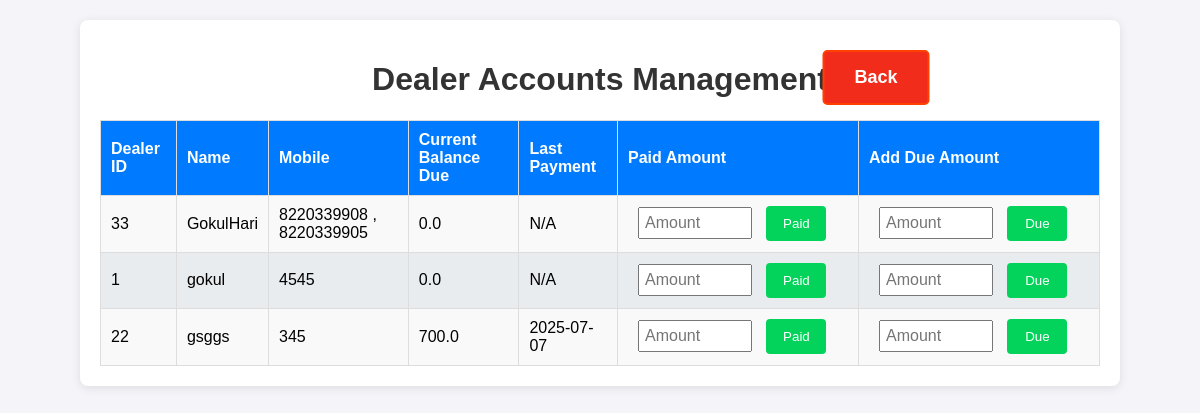
/dealer_accounts, run on the app's committed database.
### app.py (models this page shows)
class Dealer_details(db.Model):
    id = db.Column(db.Integer, primary_key=True)
    dealer_id = db.Column(db.String(100), nullable=False, unique=True)
    name = db.Column(db.String(100), nullable=False)
    mobile = db.Column(db.String(15), nullable=False)
    address = db.Column(db.String(400), nullable=True)
    aadhaar_file = db.Column(db.String(400))  # Path to Aadhaar copy
    photo_file = db.Column(db.String(400))

class DealerAccounts(db.Model):
    id = db.Column(db.Integer, primary_key=True)
    dealer_id = db.Column(db.String(100), db.ForeignKey('dealer_details.dealer_id'), nullable=False, unique=True)
    current_balance = db.Column(db.Float, default=0.0)
    last_payment_date = db.Column(db.DateTime)
    dealer = db.relationship('Dealer_details', backref='account')

### app.py (the view)
@app.route('/dealer_accounts')
def dealer_accounts():
    dealers = Dealer_details.query.outerjoin(DealerAccounts, Dealer_details.dealer_id == DealerAccounts.dealer_id).add_entity(DealerAccounts).order_by(Dealer_details.name.asc()).all()
    return render_template("dealer_accounts.html", dealers=dealers)

### templates/dealer_accounts.html (shortened to what this page needs)
<!DOCTYPE html>
<html lang="en">
    <head>
    <link rel="stylesheet" href="/static/styles.css">
</head>
<body>
    <div class="container dealer_accounts_container">
        <h1>Dealer Accounts Management</h1>
        <a href="/" class="back">Back</a>
        <table class="dealer_accounts">
            <thead>
                <tr>
                    <th>Dealer ID</th>
                    <th>Name</th>
                    <th>Mobile</th>
                    <th>Current Balance Due</th>
                    <th>Last Payment</th>
                    <th class="action">Paid Amount</th>
                    <th class="action">Add Due Amount</th>
                </tr>
            </thead>
            <tbody>
                {% for dealer, account in dealers %}
                <tr>
                    <td>{{ dealer.dealer_id }}</td>
                    <td>{{ dealer.name }}</td>
                    <td>{{ dealer.mobile }}</td>
                    <td>{{ account.current_balance if account else 0 }}</td>
                    <td>{{ account.last_payment_date.strftime("%Y-%m-%d") if account and account.last_payment_date else "N/A" }}</td>
                    <td>
                        <form method="POST" action="{{ url_for('update_payment', dealer_id=dealer.dealer_id) }}">
                            <input class="amount" type="number" name="amount_paid" step="0.01" placeholder="Amount" required>
                            <button class="pay" type="submit">Paid</button>
                        </form>
                    </td>
                    <td>
                        <form method="POST" action="{{ url_for('update_payment', dealer_id=dealer.dealer_id) }}">
                            <input class="amount" type="number" name="due_amount_paid" step="0.01" placeholder="Amount" required>
                            <button class="pay" type="submit">Due</button>
                        </form>
                    </td>
                </tr>
                {% endfor %}
            </tbody>
        </table>
    </div>
</body>
</html>

### static/styles.css (style rules this page uses)
body { font-family: Arial, sans-serif; background-color: #f4f4f9; margin: 0; padding: 0; }
.container { max-width: 800px; margin: 20px auto; background: #fff; padding: 20px; border-radius: 8px; box-shadow: 0 2px 10px rgba(0, 0, 0, 0.1); }
.dealer_accounts_container { max-width: 1000px; }
h1, h2 { color: #333; text-align: center; }
table { width: 100%; border-collapse: collapse; margin-top: 10px; }
table th, table td { padding: 10px; border: 1px solid #ddd; text-align: left; }
table th { background-color: #007bff; color: white; }
table tbody tr:nth-child(odd) { background-color: #f9f9f9; }
table tbody tr:nth-child(even) { background-color: #e9ecef; }
a { display: inline-block; padding: 15px 30px; font-size: 18px; font-weight: bold; text-align: center; text-decoration: none; background-color: #007bff; color: white; border-radius: 5px; border: 2px solid #007bff; transition: all 0.3s ease; position: absolute; left: 50%; transform: translateX(-50%); transition: transform 0.2s, background-color 0.2s; }
.back { background-color: #f22c1a; border: 2px solid #ff4000; top: 50px; left: 73%; }
.history_data input, .dealer_accounts input { width: 50px; padding: 5px; font-size: 16px; }
.history_data .password, .dealer_accounts .amount { width: 120px; margin-left: 10px; margin-right: 10px; }
.history_data button, .dealer_accounts button { background-color: #03d35a; color: white; padding: 5px 10px; border: none; cursor: pointer; border-radius: 4px; }
.dealer_accounts .action { width: 220px; }
.dealer_accounts .amount { width: 100px; }
.dealer_accounts .pay { width: 60px; height: 35px; }

### data on the page
Dealer_details: dealer_id "33", name "GokulHari", mobile "8220339908 , 8220339905", current_balance "0.0", last_payment_date "N/A"
Dealer_details: dealer_id "1", name "gokul", mobile "4545", current_balance "0.0", last_payment_date "N/A"
Dealer_details: dealer_id "22", name "gsggs", mobile "345", current_balance "700.0", last_payment_date "2025-07-07"
